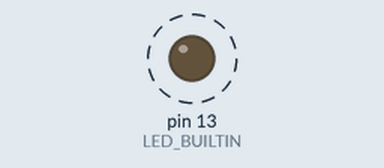
Bench run of a sketch on a simulated Arduino Uno, built with avr-gcc and run on an emulated ATmega328P. Parts: output pins drawn as LEDs (lit = HIGH). Dashed ring = blinking.

Above: at 0.6 s.
Timing chart, 0 to 3.0 s (numbered marks = the images above):
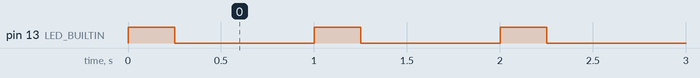

Measured:
- by itself, pin 13 (LED_BUILTIN): alternates HIGH for 0.25 s and LOW for 0.75 s

The sketch:

Blink.ino
```cpp
/*
  Blink

  Turns an LED on for one second, then off for one second, repeatedly.

  Most Arduinos have an on-board LED you can control. On the UNO, MEGA and ZERO
  it is attached to digital pin 13, on MKR1000 on pin 6. LED_BUILTIN is set to
  the correct LED pin independent of which board is used.
  If you want to know what pin the on-board LED is connected to on your Arduino
  model, check the Technical Specs of your board at:
  https://www.arduino.cc/en/Main/Products

  https://www.arduino.cc/en/Tutorial/BuiltInExamples/Blink
*/

// the setup function runs once when you press reset or power the board
void setup() {
  // initialize digital pin LED_BUILTIN as an output.
  pinMode(LED_BUILTIN, OUTPUT);
}

// the loop function runs over and over again forever
void loop() {
  digitalWrite(LED_BUILTIN, HIGH);   // turn the LED on (HIGH is the voltage level)
  delay(250);                        // wait for a second
  digitalWrite(LED_BUILTIN, LOW);    // turn the LED off by making the voltage LOW
  delay(750);                        // wait for a second
}
```
